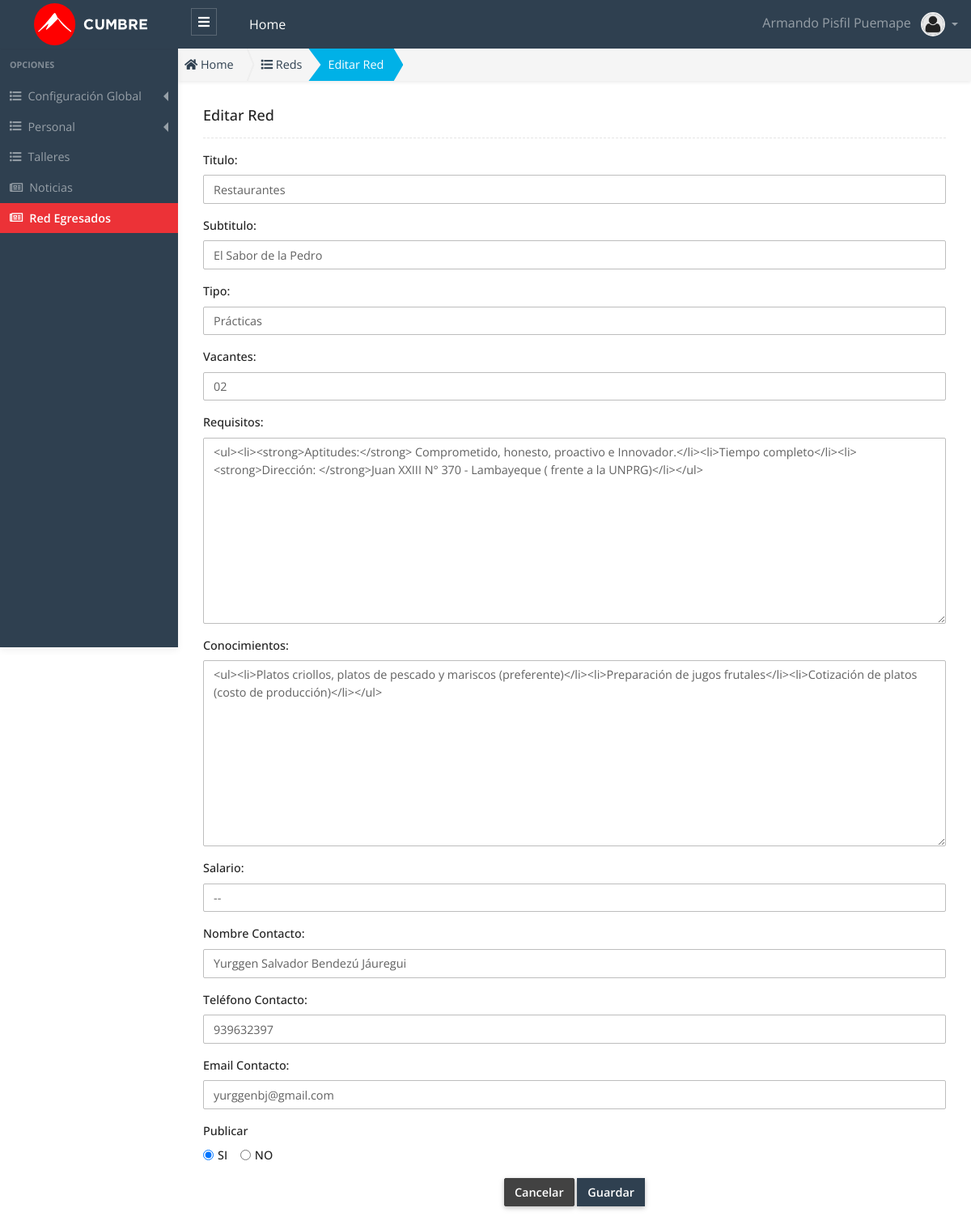
The page /public/admin/red/editar.php?id=1 (signed in) on the database its author committed.
### tables this page shows
CREATE TABLE `red` (
  `id` int(11) NOT NULL AUTO_INCREMENT,
  `titulo` varchar(125) DEFAULT NULL,
  `subtitulo` varchar(125) DEFAULT NULL,
  `tipo` varchar(125) DEFAULT NULL,
  `vacantes` varchar(125) DEFAULT NULL,
  `requisitos` text NOT NULL,
  `conocimientos` text NOT NULL,
  `salario` varchar(125) DEFAULT NULL,
  `nombrecontacto` varchar(125) DEFAULT NULL,
  `telefonocontacto` varchar(125) DEFAULT NULL,
  `emailcontacto` varchar(125) DEFAULT NULL,
  `item` int(11) NOT NULL,
  `publicar` char(1) NOT NULL DEFAULT 'S',
  `estado` int(1) NOT NULL DEFAULT '1',
  `created_up` timestamp NOT NULL DEFAULT CURRENT_TIMESTAMP ON UPDATE CURRENT_TIMESTAMP,
  PRIMARY KEY (`id`) USING BTREE
);

### public/app/autoload.php (called while the page is built, shortened)
<?php
	function loadModelFiles($file_name){
		$fullpath = APP.'models'.DS. $file_name . '.php' ;
	}
	function loadBeanFiles($file_name){
		$fullpath = APP.'beans'.DS. $file_name . '.php' ;
	}
	function loadControllerFiles($file_name){
		$fullpath = APP.'controllers'.DS. $file_name . '.php' ;
	}
	function loadHelperFiles($file_name){
		$fullpath = APP.'helpers'.DS. $file_name . '.php' ;
	}
	function loadAuthFiles($file_name){
		$fullpath = APP.'auth'.DS. $file_name . '.php' ;
	}
	function loadDataBaseFiles($file_name){
		$fullpath = APP.'database'.DS. $file_name . '.php' ;
	}

### public/app/controllers/RedController.php (called while the page is built, shortened)
<?php
 class RedController
{
  public function find($id)
  {
    try
    {
      $red  = new Red();
      $bean_red = new BeanRed();
      $bean_red->setId($id);
      $data = $red->find( $bean_red) ;
      return $data;
    }
    catch (Exception $e)
    {
      throw new Exception($e->getMessage());
    }
  }
}

### public/app/helpers/Validation.php (called while the page is built)
<?php
class Validation {
	static public function validate($cadena){
		$cadena = htmlspecialchars($cadena);
		$cadena = trim($cadena);
		$cadena = stripslashes($cadena);
		$cadena = nl2br($cadena);
		return $cadena;
	}
}

### public/app/beans/BeanRed.php (called while the page is built, shortened)
<?php
class BeanRed{
    private $id;
    public function setId($id_)
    {
        $this->id = Validation::validate( $id_ );
    }
    public function getId()
    {
        return $this->id;
    }
}

### public/app/models/Red.php (called while the page is built, shortened)
<?php
class Red extends Connection {
  public function __construct($cnx  = null)
  {
    $this->conn = $cnx;
  }
  public function find($bean_red)
  {
    try{
      $id = $bean_red->getId();
      $this->query = "SELECT * FROM red WHERE id = '$id' LIMIT 1; ";
      $this->executeFind();
      $data = $this->rows ;
      return $data;
    }catch(exception $e){
      throw new Exception($e->getMessage());
    }
  }
}

### public/app/database/Connection.php (called while the page is built, shortened)
<?php
Class Connection
{
  protected $db_host   = 'localhost';
  protected $db_user   = 'root';
  protected $db_pass   = '';
  protected $db_name   = 'escuelac_w_ne16';
  protected $db_port   = '3306';
  protected $db_driver = 'mysql';
  protected $query  = '';
  protected $rows   = array();
  protected $conn   = null  ;
  private function openConnection()
  {
    $str_conn = $this->db_driver.":host=".$this->db_host.";port=".$this->db_port.";dbname=" .$this->db_name;
    $this->conn = new PDO($str_conn,$this->db_user,$this->db_pass);
    $this->conn->setAttribute(PDO::ATTR_ERRMODE, PDO::ERRMODE_EXCEPTION);
    $this->conn->query("SET NAMES 'utf8'");
    return $this->conn ;
  }
  protected function executeQuery()
  {
    $rows = array();
    if( $this->conn == null )
    {
      $this->openConnection();
    }
    $stm = $this->conn->prepare($this->query);
    $this->status = $stm->execute() ;
    if($this->status)
    {
      $column_count = $stm->columnCount() ;
      if ($column_count > 0)
      {
        $rows  = $stm->fetchAll(PDO::FETCH_ASSOC) ;
      }
    }
    $this->rows =  $rows ;
  }
  protected function executeFind()
  {
    try{
      $this->executeQuery();
      if(count($this->rows) == 1 )
      {
        $this->rows = $this->rows[0] ;
      }
    }catch(exception $e){
      throw new Exception($e->getMessage());
    }
  }
}

### public/admin/red/editar.php (the view, shortened to what this page needs)
<?php
$id = !empty($_GET["id"]) ? $_GET["id"] : 0;
require_once "../../app/autoload.php";
$red_controller = new RedController();
$red = $red_controller->find($id);
$publicar = trim($red["publicar"]);
$si = "";
$no = "";
if ($publicar == "S") {
    $si = "checked='checked'";
} elseif ($publicar == "N") {
    $no = "checked='checked'";
}
$title_page = "Red";
?>
<!DOCTYPE html>
<html lang="es">
<head>
  <?php
require_once "../layout/head_links.phtml";
?>
</head>
<body>
  <?php require "../layout/header.phtml";?>
  <div class="app-wrap">
    <?php require_once "../layout/sidebar.phtml";?>
    <main role="main" class="main">
      <nav class="full-content" aria-label="breadcrumb">
        <ol class="breadcrumb breadcrumb-shape shadow-sm radius-0">
          <li class="breadcrumb-item">
            <a href="admin">
              <i class="fas fa-home"></i> Home
            </a>
          </li>
          <li class="breadcrumb-item">
            <a href="admin/red/red.php">
              <i class="fas fa-list"></i>
              <?php echo $title_page; ?>s
            </a>
          </li>
          <li class="breadcrumb-item active bg-info text-white" aria-current="page">
            Editar <?php echo $title_page; ?>
          </li>
        </ol>
      </nav>
      <div class="container py-2 py-md-3">
        <div class="row">
          <div class="col-12">
            <h5 class="page-header-title">Editar <?php echo $title_page; ?> </h5>
            <hr class="hr dashed">
          </div>
        </div>
        <div class="row">
          <div class="col-12">
            <form action="admin/red/update.php" method="POST" enctype="multipart/form-data">
              <div class="row">
              <div class="col-md-12">
                <div class="form-group">
                  <label for="titulo">Titulo: </label>
                  <input type="text" class="form-control" name="titulo" id="titulo" required placeholder="Titulo"  value="<?php echo $red['titulo'] ?>" >
                </div>
              </div>
              <div class="col-md-12">
                <div class="form-group">
                  <label for="subtitulo">Subtitulo: </label>
                  <input type="text" class="form-control" name="subtitulo" id="subtitulo" required placeholder="Subtitulo"  value="<?php echo $red['subtitulo'] ?>" >
                </div>
              </div>
              <div class="col-md-12">
                <div class="form-group">
                  <label for="tipo">Tipo: </label>
                  <input type="text" class="form-control" name="tipo" id="tipo" placeholder="Tipo"  value="<?php echo $red['tipo'] ?>" >
                </div>
              </div>
              <div class="col-md-12">
                <div class="form-group">
                  <label for="vacantes">Vacantes: </label>
                  <input type="text" class="form-control" name="vacantes" id="vacantes" placeholder="Vacantes"  value="<?php echo $red['vacantes'] ?>" >
                </div>
              </div>
              <div class="col-md-12">
                <div class="form-group">
                  <label for="requisitos">Requisitos: </label>
                  <textarea class="form-control ckeditor" name="requisitos" id="requisitos" cols="30" rows="10"><?php echo $red['requisitos'] ?></textarea>
                </div>
              </div>
              <div class="col-md-12">
                <div class="form-group">
                  <label for="conocimientos">Conocimientos: </label>
                  <textarea class="form-control ckeditor" name="conocimientos" id="conocimientos" cols="30" rows="10"><?php echo $red['conocimientos'] ?></textarea>
                </div>
              </div>
              <div class="col-md-12">
                <div class="form-group">
                  <label for="salario">Salario: </label>
                  <input type="text" class="form-control" name="salario" id="salario" placeholder="Salario"  value="<?php echo $red['salario'] ?>" >
                </div>
              </div>
              <div class="col-md-12">
                <div class="form-group">
                  <label for="nombrecontacto">Nombre Contacto: </label>
                  <input type="text" class="form-control" name="nombrecontacto" id="nombrecontacto" placeholder="Nombre Contacto"  value="<?php echo $red['nombrecontacto'] ?>" >
                </div>
              </div>
              <div class="col-md-12">
                <div class="form-group">
                  <label for="telefonocontacto">Teléfono Contacto: </label>
                  <input type="text" class="form-control" name="telefonocontacto" id="telefonocontacto" placeholder="Teléfono Contacto"  value="<?php echo $red['telefonocontacto'] ?>" >
                </div>
              </div>
              <div class="col-md-12">
                <div class="form-group">
                  <label for="emailcontacto">Email Contacto: </label>
                  <input type="text" class="form-control" name="emailcontacto" id="emailcontacto" placeholder="Email Contacto"  value="<?php echo $red['emailcontacto'] ?>" >
                </div>
              </div>
              <div class="col-md-12">
                <div class="form-group">
                  <label for="email" class="d-block">Publicar </label>
                  <div class="form-check form-check-inline">
                    <input class="form-check-input" type="radio" name="publicar" id="si" value="S" <?php echo $si; ?> >
                    <label class="form-check-label" for="si">SI</label>
                  </div>
                  <div class="form-check form-check-inline">
                    <input class="form-check-input" type="radio" name="publicar" id="no" value="N" <?php echo $no; ?> >
                    <label class="form-check-label" for="no">NO</label>
                  </div>
                </div>
              </div>
              </div>
              <div class="w-100 text-center">
                <a href="admin/red/red.php" type="button" class="btn btn-dark ">Cancelar</a>
                <button type="submit" class="btn btn-primary rounded-0  ">Guardar</button>
              </div>
            </form>
          </div>
        </div>
      </div>
    </main>
  </div>
</body>
</html>

### rows shown on the page
red: titulo "Restaurantes", subtitulo "El Sabor de la Pedro", tipo "Prácticas", vacantes "02", requisitos "<ul><li><strong>Aptitudes:</strong> Comprometido, honesto, proactivo e Innovador.</li><li>Tiempo completo</li><li><strong>Dirección: </strong>Juan XXIII N° 370 - Lambayeque ( frente a la UNPRG)</li></ul>", conocimientos "<ul><li>Platos criollos, platos de pescado y mariscos (preferente)</li><li>Preparación de jugos frutales</li><li>Cotización de platos (costo de producción)</li></ul>", salario "--", nombrecontacto "Yurggen Salvador Bendezú Jáuregui", telefonocontacto "939632397", emailcontacto "yurggenbj@gmail.com"

### other values the page prints
$_SESSION['USER']['nombre'] "Armando"
$_SESSION['USER']['apellidos'] "Pisfil Puemape"
$title_page "Red"
